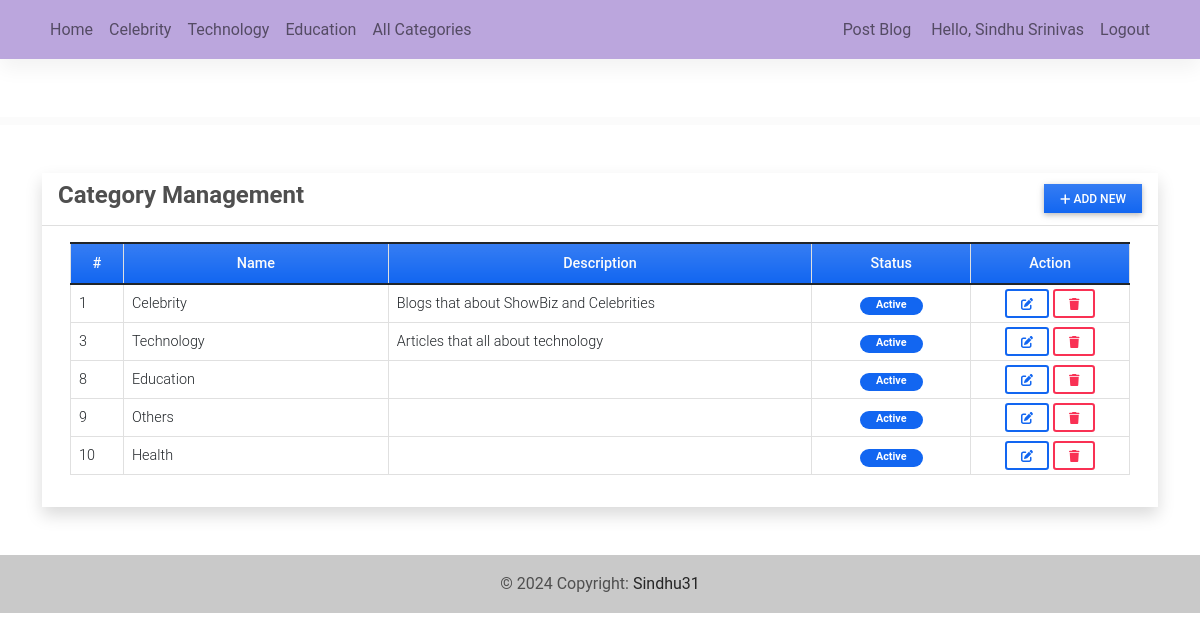
Page /category_mgt (signed in) on the committed database.
### blogApp/models.py (models this page shows, shortened)
class Category(models.Model):
    name = models.CharField(max_length=250)
    description = models.TextField(blank=True, null=True)
    status = models.IntegerField(default = 1)
    date_added = models.DateTimeField(default=timezone.now)
    date_updated = models.DateTimeField(auto_now=True)

### blogApp/views.py (the view)
# urls.py: path('category_mgt',views.category_mgt,name='category-mgt'),
@login_required
def category_mgt(request):
    categories = Category.objects.all()
    context['page_title'] = "Category Management"
    context['categories'] = categories
    return render(request, 'category_mgt.html',context)

### blogApp/templates/category_mgt.html (shortened to what this page needs)
{% extends 'base.html' %} {% block pageContent %}
<div class="col-lg-12 col-md-12 col-sm-12 col-xs-12">
    <div class="card card-default rounded-0 shadow ">
        <div class="card-header">
            <div class="d-flex w-100 align-items-center justify-content-between">
                <h4 class="card-title fw-bold">Category Management</h4>
                <div class="tools">
                    <a class="btn btn-primary rounded-0 bg-gradient btn-sm" href="{% url 'manage-category' %}"><i class="fa fa-plus"></i> Add New</a>
                </div>
            </div>
        </div>
        <div class="card-body">
            <div class="container-fluid">
                <table class="table table-bordered">
                    <colgroup>
                        <col width="5%">
                        <col width="25%">
                        <col width="40%">
                        <col width="15%">
                        <col width="15%">
                    </colgroup>
                    <thead>
                        <tr class="bg-gradient bg-primary bg-opacity-50 text-light">
                            <th class="px-2 py-2 text-center">#</th>
                            <th class="px-2 py-2 text-center">Name</th>
                            <th class="px-2 py-2 text-center">Description</th>
                            <th class="px-2 py-2 text-center">Status</th>
                            <th class="px-2 py-2 text-center">Action</th>
                        </tr>
                    </thead>
                    <tbody>
                        {% for category in categories %}
                        <tr>
                            <td class="px-2 py-1 align-middle">{{ category.id }}</td>
                            <td class="px-2 py-1 align-middle">{{ category.name }}</td>
                            <td class="px-2 py-1 align-middle">{{ category.description }}</td>
                            <td class="px-2 py-1 align-middle text-center">
                                {% if category.status == 1 %}
                                <span class="badge bg-primary rounded-pill px-3">Active</span> {% else %}
                                <span class="badge bg-secondary rounded-pill px-3">Inactive</span> {% endif %}
                            </td>
                            <td class="px-2 py-1 align-middle text-center">
                                <a class="btn btn-outline-primary btn-sm edit-data" href="{% url 'edit-category' category.pk %}" data-id="{{ category.pk }}" title="Edit">
                                    <i class="fa fa-edit"></i>
                                </a>
                                <button class="btn btn-outline-danger btn-sm delete-data" type="button" data-id="{{ category.pk }}" title="Delete">
                                    <i class="fa fa-trash"></i>
                                </button>
                            </td>
                        </tr>
                        {% endfor %}
                    </tbody>
                </table>
            </div>
        </div>
    </div>
</div>
{% endblock pageContent %}

### blogApp/templates/topNavigation.html (shortened to what this page needs)
{% load static %}
<header>
    <nav class="navbar navbar-expand-lg navbar-light" style="background-color: #BBA6DD; fixed-top">
        <div class="container">
            <div class="collapse navbar-collapse" id="navbarExample01">
                <ul class="navbar-nav me-auto mb-2 mb-lg-0">
                    <li class="nav-item active">
                        <a class="nav-link" aria-current="page" href="{% url 'home-page' %}">Home</a>
                    </li>
                    {% for category in category_list_limited %}
                    <li class="nav-item">
                        <a class="nav-link" href="{% url 'category-post' category.pk %}">{{ category.name }}</a>
                    </li>
                    {% endfor %}
                    <li class="nav-item">
                        <a class="nav-link" href="{% url 'category-page' %}">All Categories</a>
                    </li>
                </ul>
                <ul class="navbar-nav d-flex flex-row">
                    {% if user.id %}
                    <li class="nav-item me-3 me-lg-0">
                        <a class="nav-link" href="{% url 'post-mgt' %}">Post Blog</a>
                    </li>
                    <li class="nav-item me-3 me-lg-0">
                        <a class="nav-link" href="{% url 'profile' %}">
                            Hello, {{ user.first_name }} {{user.last_name}}
                        </a>
                    </li>
                    <li class="nav-item me-3 me-lg-0">
                        <a class="nav-link" href="{% url 'logout' %}">Logout</a>
                    </li>
                    {% else %}
                    <li class="nav-item me-3 me-lg-0">
                        <a class="nav-link" href="{% url 'login' %}">Login</a>
                    </li>
                    {% endif %}
                </ul>
            </div>
        </div>
    </nav>
    <div id="intro" class="pt-2 text-center bg-light">
    </div>
</header>

### static/blogApp/assets/default/css/style.css (style rules this page uses)
html, body { height: 100%; width: 100%; }

### blogApp/templates/topNavigation.html (style rules this page uses)
#intro { margin-top: 58px; }

### rows in the picture
Category: name "Celebrity", id "1", description "Blogs that about ShowBiz and Celebrities", status "Active"
Category: name "Technology", id "3", description "Articles that all about technology", status "Active"
Category: name "Education", id "8", status "Active"
Category: id "9", name "Others", status "Active"
Category: id "10", name "Health", status "Active"

### other values in the picture
{{ user.first_name }} "Sindhu"
{{ user.last_name }} "Srinivas"
